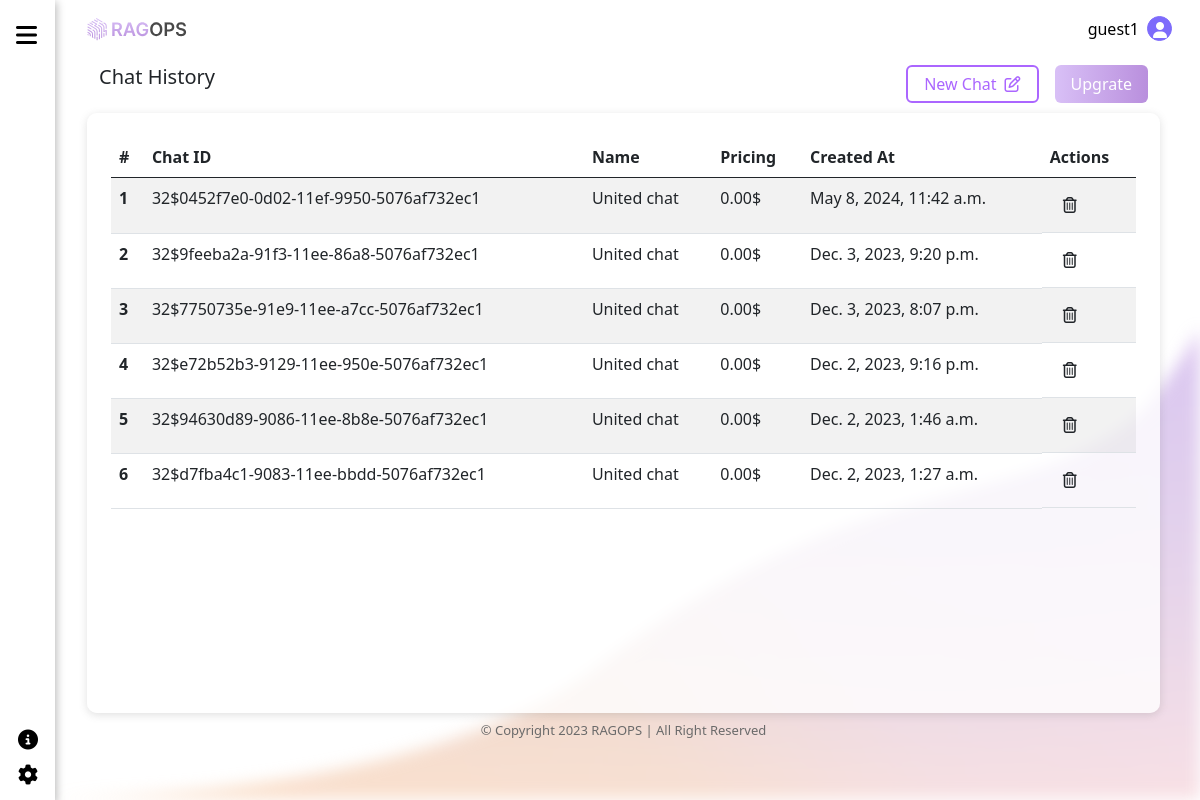
/chat-history/ (signed in), run on the app's committed database.
### dashboard/models.py (models this page shows, shortened)
class ChatHistory(models.Model):
    user = models.ForeignKey(User, on_delete=models.CASCADE)
    chat_id = models.CharField(max_length=100)
    chat_name = models.TextField(default='United chat')  # Store the messages in a serialized format
    prompt = models.TextField(blank=True)
    pricing = models.DecimalField(max_digits=10, decimal_places=2, default=0)
    timestamp = models.DateTimeField(auto_now_add=True)

### dashboard/views.py (the view)
# urls.py: path('chat-history/',views.chat_history,name="chat_history"),
@login_required(login_url='login')
def chat_history(request):
    chat_histories = ChatHistory.objects.filter(user=request.user).order_by('-timestamp')
    return render(request, 'chat-history.html', {'chat_histories': chat_histories})

### dashboard/templates/chat-history.html (shortened to what this page needs)
{% extends "base.html" %}
{% load static %}
{% block content %}
{% block heading_new_chat_upgrade %}
<div class="d-flex justify-content-between">
    <h5 class="mb-4 mts-4">{% block pageheading %} Chat History {% endblock %}</h5>
    <div class="d-flex">
        <form action="{% url 'new_chat' %}" method="post">
            <button class="primary_site_btn_outline">New Chat <i class="fa-regular fa-pen-to-square ps-2"></i></button>
        </form>
        <button class="primary_site_btn ms-3">Upgrate</button>
    </div>
</div>
{% endblock %}
<div class="col-12 align-self-center main-block card-style p-4">
    <div class="chat-history h-100 d-flex flex-column">
        <table class="table table-striped">
            <thead>
                <tr>
                    <th scope="col">#</th>
                    <th scope="col">Chat ID</th>
                    <th scope="col">Name</th>
                    <th scope="col">Pricing</th>
                    <th scope="col">Created At</th>
                    <th scope="col">Actions</th>
                </tr>
            </thead>
            <tbody>
                {% for chat_history in chat_histories %}
                <tr>
                    <th scope="row">{{ forloop.counter }}</th>
                    <td>{{ chat_history.chat_id }}</td>
                    <td>{{ chat_history.chat_name }}</td>
                    <td>{{ chat_history.pricing }}$</td>
                    <td>{{ chat_history.timestamp }}</td>
                    <td class="d-flex justify-content-start">
                        <form action="{% url 'delete_chat_history' chat_history.chat_id %}" method="post">
                            <button type="submit" class="btn"><i class="fa-regular fa-trash-can"></i></button>
                        </form>
                    </td>
                </tr>
                {% endfor %}
            </tbody>
        </table>
    </div>
</div>
{% endblock %}

### dashboard/templates/base.html (shortened to what this page needs)
{% load static %}
<!DOCTYPE html>
<html lang="en">
<head>
  <link href="https://cdn.jsdelivr.net/npm/bootstrap@5.0.0/dist/css/bootstrap.min.css" rel="stylesheet">
  <link rel="stylesheet" href="https://cdnjs.cloudflare.com/ajax/libs/font-awesome/6.4.2/css/all.min.css"
 />
  <link rel="stylesheet" href="{% static 'css/base.css' %}">
</head>
<body>
  {% if user.is_authenticated %}
  <header>
    <nav class="navbar navbar-expand navbar-dark px-2 pt-3">
      <a class="px-4" href="{% url 'base' %}"><img src="{% static 'img/logomain.svg' %}" style="width: 100px;" alt="logo"></a>
      <div class="profile">
        <span>{{user.username}}</span>
        <div class="profile-picture">
          <span><i class="fa-solid fa-user"></i></span>
        </div>
      </div>
    </nav>
    <div class="app-side-nav collapsed" id="sidebar">
      <div class="app-side-nav-child">
        <div class="side-nav-button p-2 ms-2 text-light">
          <div onclick="toggleSidebar()" id="sidebarIcon"><i class="fa-solid fa-bars"></i></div>
        </div>
      </div>
      <ul class="nav-list ">
        <li class="nav-list-item">
          <a href="">
            <i class="fa-solid fa-circle-info"></i>
          </a>
        </li>
        <li class="nav-list-item">
          <a href="">
            <i class="fa fa-cog" aria-hidden="true"></i>
          </a>
        </li>
      </ul>
    </div>
  </header>
  <div class="pattern_background"></div>
  <div class="container-fluid main-container">
    <div class="row align-items-start pb-0">
      {% block content %}{% endblock %}
  {% else %}
  <p>Your not loged in? login <a href="{% url 'login' %}">here</a></p>
  {% endif %}
  <p class="text-center copyright mt-2 mb-2">© Copyright 2023 RAGOPS | All Right
    Reserved</p>
</body>
</html>

### static/css/base.css (style rules this page uses)
body { margin: 0; background-size: contain; background-position: center right; background-repeat: no-repeat; height: 100vh; }
.pattern_background { background-image: url("/static/img/body_background.png"); filter: blur(8px); position: fixed; z-index: -1; width: 100%; height: 100vh; background-size: cover; top: 0; left: 0; }
:root { --sideNavWd: 55px; --primarycolor: #7d6bfb; --secondarycolor: #ab66ff; }
.primary_site_btn { border-radius: 6px; background: linear-gradient(91deg, #d8bff6 2.6%, #b98fdd 99.83%); border: none; color: #fff; height: 38px; padding: 0 1em 0 1em; display: flex; align-items: center; justify-content: center; transition: 0.3s ease-in-out; }
.primary_site_btn_outline { border-radius: 6px; cursor: pointer; border: 2px solid var(--secondarycolor); color: var(--secondarycolor); background: #fff; height: 38px; padding: 0 1em 0 1em; display: flex; align-items: center; justify-content: center; transition: 0.3s ease-in-out; }
.navbar { width: calc(99vw - var(--sideNavWd)); left: var(--sideNavWd); justify-content: space-between; }
.side-nav-button { display: flex; align-items: center; font-size: 1.5rem; }
#sidebarIcon { cursor: pointer; }
.side-nav-button .fa-solid { color: #000; }
.app-side-nav { height: 100vh; padding: 0.5em 0 0.5em 0; width: 250px; position: fixed; top: 0; left: 0rem; box-shadow: 1px 3px 8px 1px rgba(0, 0, 0, 0.25); background-color: #fff; border-top: 1px solid white; z-index: 100; display: flex; flex-direction: column; justify-content: space-between; transition: 0.3s ease-in-out; overflow: hidden; }
.app-side-nav.collapsed { width: var(--sideNavWd); }
.app-side-nav.collapsed a { width: 100%; }
.nav-list { list-style: none; padding: 0%; margin-bottom: 0; }
.nav-list-item { display: flex; align-items: center; height: 35px; margin: 0 0.5em 0 0.5em; }
.nav-list-item a i { font-size: 20px; height: 25px; width: 25px; color: #000; margin-right: 15px; margin-left: 10px; line-height: 25px; }
.nav-list-item a { display: flex; color: #000; }
.main-container { width: calc(100% - var(--sideNavWd)); margin-left: var(--sideNavWd); }
.main-container .row { padding: 1em; padding-left: 2em; width: 100%; overflow: auto; }
.main-block { height: 75vh; }
.card-style { background-color: rgba(255, 255, 255, 0.8); border-radius: 10px; box-shadow: rgba(99, 99, 99, 0.2) 0px 2px 8px 0px; }
a { text-decoration: none; color: #000; }
.main-block form { display: flex; z-index: 0; justify-content: center; position: relative; }
.profile { display: flex; }
.profile span { color: #000; display: flex; align-items: center; }
.profile .profile-picture { border-radius: 50%; height: 25px; width: 25px; border: 1px solid var(--primarycolor); margin: 0 0.5em; color: #fff; padding: 5px; background: var(--primarycolor); cursor: pointer; }
.profile .profile-picture span { color: #fff; }
.copyright { font-size: small; color: #6a6a6a; }
.primary_site_btn::after, .secondary_site_btn::after { display: none; }
.chat-history { height: 84%; overflow: auto; }

### data on the page
ChatHistory: chat_id "32$0452f7e0-0d02-11ef-9950-5076af732ec1", chat_name "United chat", pricing "0.00", timestamp "May 8, 2024, 11:42 a.m."
ChatHistory: chat_id "32$9feeba2a-91f3-11ee-86a8-5076af732ec1", chat_name "United chat", pricing "0.00", timestamp "Dec. 3, 2023, 9:20 p.m."
ChatHistory: chat_id "32$7750735e-91e9-11ee-a7cc-5076af732ec1", chat_name "United chat", pricing "0.00", timestamp "Dec. 3, 2023, 8:07 p.m."
ChatHistory: chat_id "32$e72b52b3-9129-11ee-950e-5076af732ec1", chat_name "United chat", pricing "0.00", timestamp "Dec. 2, 2023, 9:16 p.m."
ChatHistory: chat_id "32$94630d89-9086-11ee-8b8e-5076af732ec1", chat_name "United chat", pricing "0.00", timestamp "Dec. 2, 2023, 1:46 a.m."
ChatHistory: chat_id "32$d7fba4c1-9083-11ee-bbdd-5076af732ec1", chat_name "United chat", pricing "0.00", timestamp "Dec. 2, 2023, 1:27 a.m."

### other printed values
{{ user.username }} "guest1"
